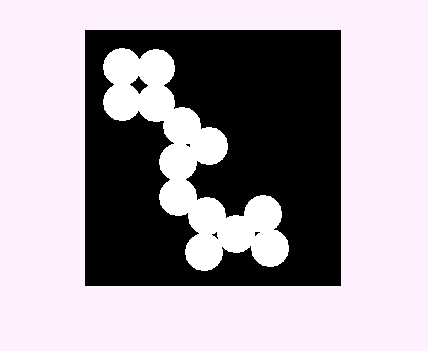
%> input picture Basic/circles.png, 428 x 351 px
$ octave MATLAB_Image_Segmentation_basic.m   (GNU Octave 9; MATLAB toolbox functions it lacks are replaced by stand-ins)
%> lines starting %> are read from the running program, lines starting %| are printed output that depends on the picture; in (x1, y1, x2, y2) boxes, pixels count from 0 and x2, y2 are one past the last pixel; in counts of white or black regions, pixels touching at a corner belong together; the program's own positions count from 1
clc
clear
clear All

circles=imread('circles.png');
%> circles is the input picture: size 351x428x3 uint8; mean R, G, B 167.7, 159.3, 167.7
original = rgb2gray(circles);


%%%%%%%%%%%%%%%%Boundary Extraction%%%%%%%%%%%%%%

B8=bwperim(original,8);
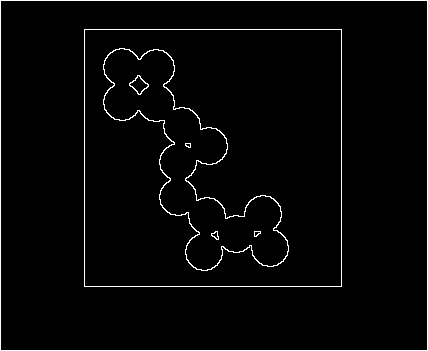
%> B8: size 351x428 logical; 2.6% white in thin lines or dots
B4=bwperim(original,4);
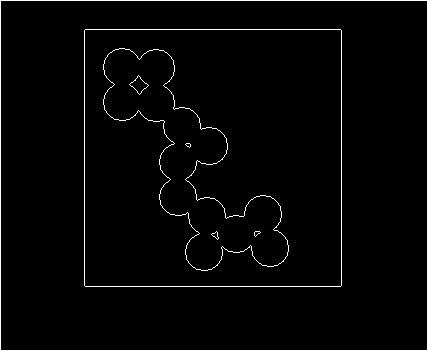
%> B4: size 351x428 logical; 2.3% white in thin lines or dots
se = strel('disk',4);
B = original - imerode(original,se);
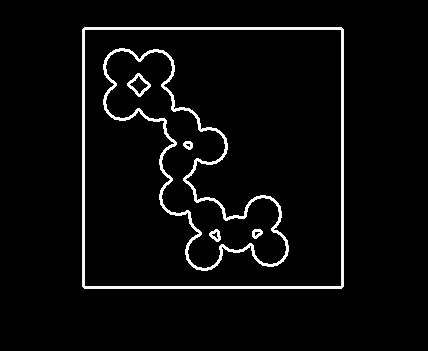
%> B: size 351x428 uint8; min 0, max 255, mean 10.6

subplot(2,3,1)
imshow(original);
title('Original Image');

subplot(2,3,2)
imshowpair(B8,B4,'montage');
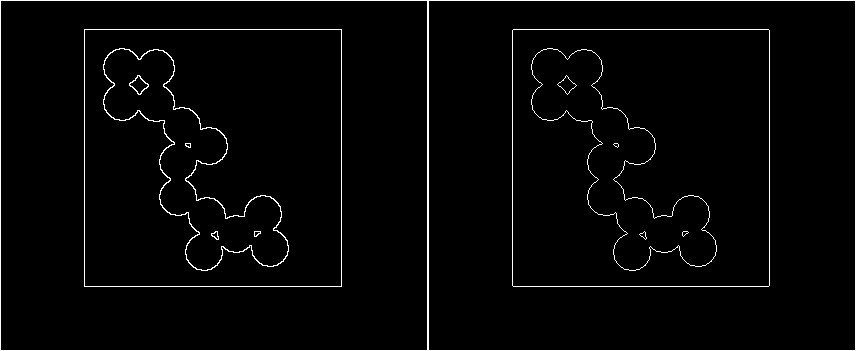
%> displayed picture: size 351x856, on the screen's scale of 0 to 255; 2.5% white in thin lines or dots
title('Boundary segmenting by 4 and 8 Connectivity');

subplot(2,3,3)
imshow(B);
title('Boundary Extraction - Morphology');


%%%%%%%%%%%%%%%%%%%%%%%%%%%%%%%%%%%%%%%%%%%%%%%%%%
%%%%%%%%%%%%%%%%%%%Region Filling%%%%%%%%%%%%%%%%%

[level2,EM2] = graythresh(original);
%> level2 = 0.48; EM2 = 1
BW= imbinarize(original,level2);
%> BW: size 351x428 logical; 65.8% white; 5 black regions (3 under 20 px), largest, box (x1, y1, x2, y2) and area: (85, 30, 341, 286) 51227, (130, 76, 148, 94) 139
R1 =imfill(BW,'holes');
%> R1: size 351x428 logical; every value is 1
%R2 = imfill(BW);
subplot(2,3,4)
imshow(R1)
title('Region Fill');
%subplot(2,3,4)
%imshow(R2)

%%%%%%%%%%%%%%%%%%%%%%%%%%%%%%%%%%%%%%%%%%%%%%%%%%%
thin=bwmorph(BW,'thin',10);
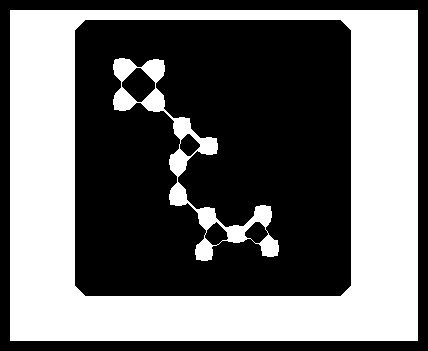
%> thin: size 351x428 logical; 42.5% white; 2 white regions, box (x1, y1, x2, y2) and area: (10, 10, 418, 341) 59092, (113, 58, 279, 261) 4771
thick=bwmorph(BW,'thicken',10);
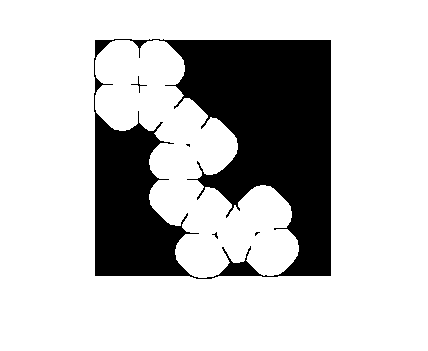
%> thick: size 351x428 logical; 77.2% white; 5 black regions (3 under 20 px), largest, box (x1, y1, x2, y2) and area: (94, 39, 331, 279) 34212, (131, 76, 147, 93) 33
subplot(2,3,5)
imshow(thin)
title('Thinning');

subplot(2,3,6)
imshow(thick)
title('Thickening');
